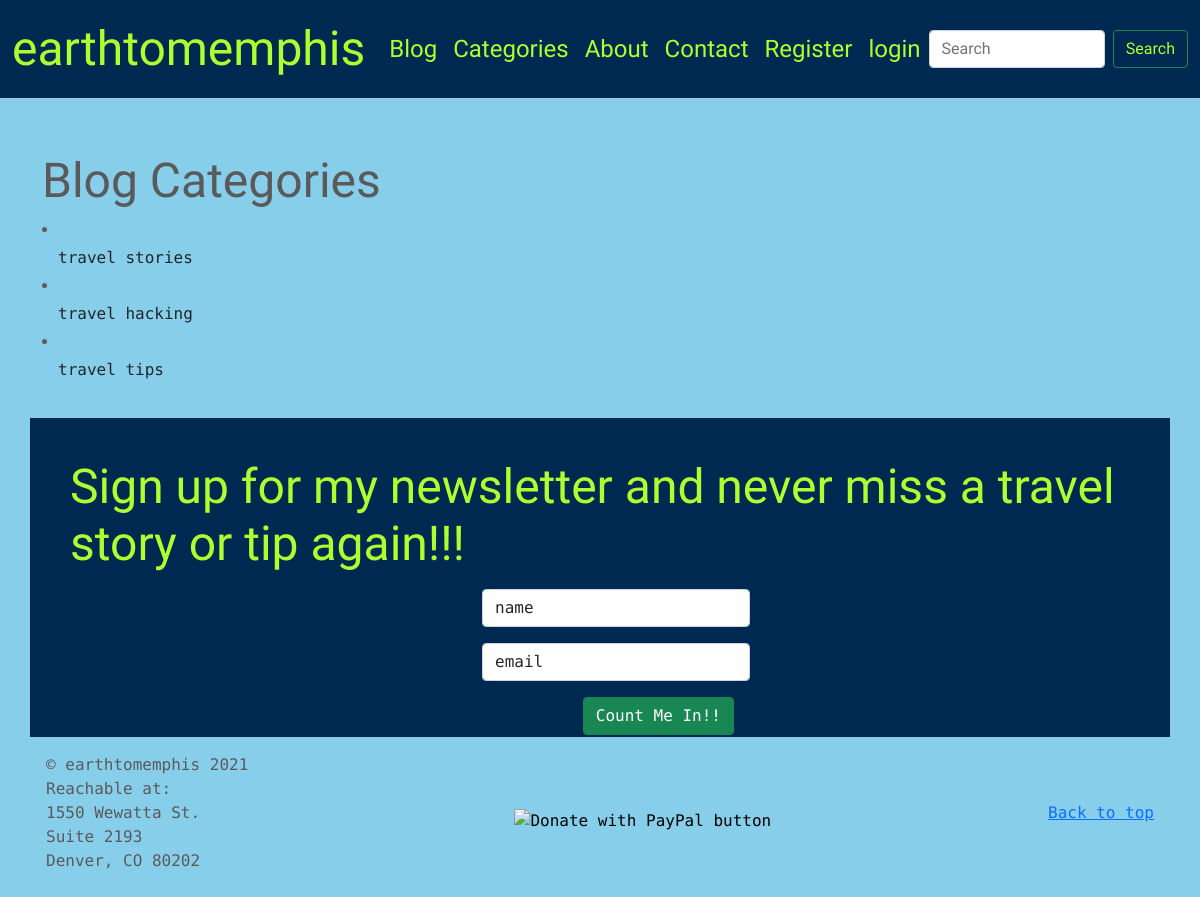
The page /category-list/ on the database its author committed.
### blog/models.py (models this page shows, shortened)
class Category(models.Model):
    name = models.CharField(max_length=200)
    def __str__(self):
        return self.name

### blog/views.py (the view)
class CategoryListView(ListView):
    model = Category
    template_name = 'category_list.html'
    def get_context_data(self, *args, **kwargs):
        cat_menu_list = Category.objects.all()
        context = super(CategoryListView, self).get_context_data(*args, **kwargs)
        context["cat_menu_list"] = cat_menu_list
        return context

### blog/templates/category_list.html (shortened to what this page needs)
{% extends "base.html" %}
{% load static %}
{% block content %}
<br>
<br>
<br>
    <div class="container" style="margin-top: 2rem; margin-bottom: 2rem;">
        <h1>Blog Categories</h1>
        {% for item in cat_menu_list %}
            <li><a class="dropdown-item" href="{% url 'category' item|slugify %}">{{item}}</a></li>
        {% endfor %}
    </div>
{% endblock content %}

### static/css/carousel.css (style rules this page uses)
body { padding-top: 3rem; padding-bottom: 3rem; color: #5a5a5a; }

### blog/templates/base.html (style rules this page uses)
:root { --primary-color: #002952; --secondary-color: skyblue; }
body { background-color: var(--secondary-color); font-family: 'Roboto Mono', monospace; margin: 0; padding: 0; }
h1, h2, h3, h4, h5, h6, nav { font-family: 'Italianno', cursive; font-size: 3rem; }

### rows shown on the page
Category: name "travel stories"
Category: name "travel hacking"
Category: name "travel tips"
